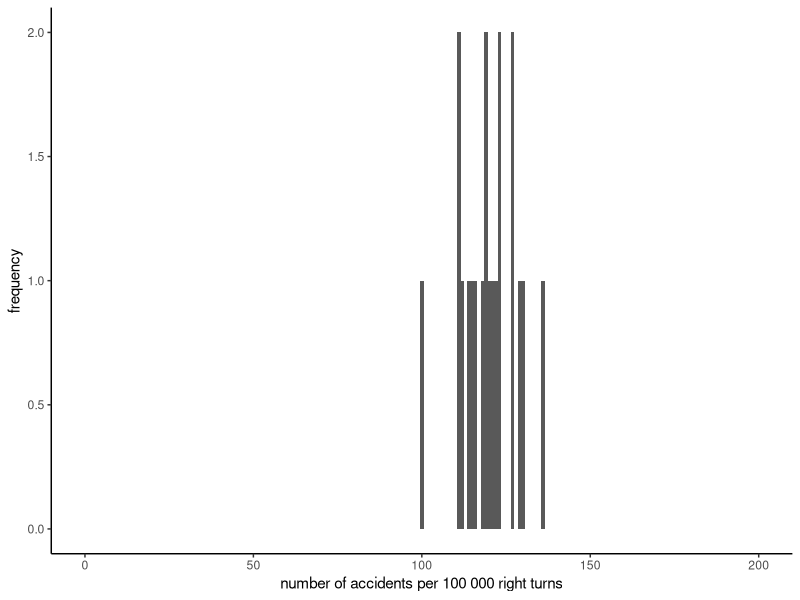
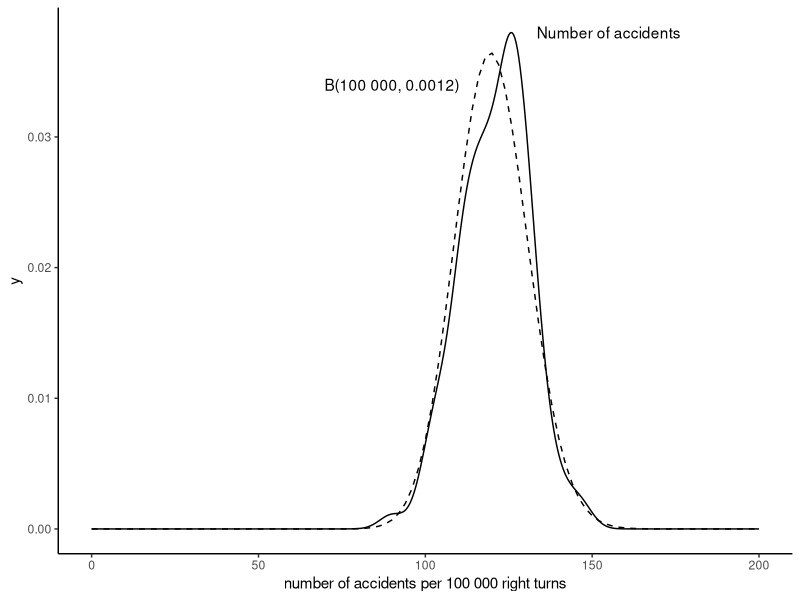
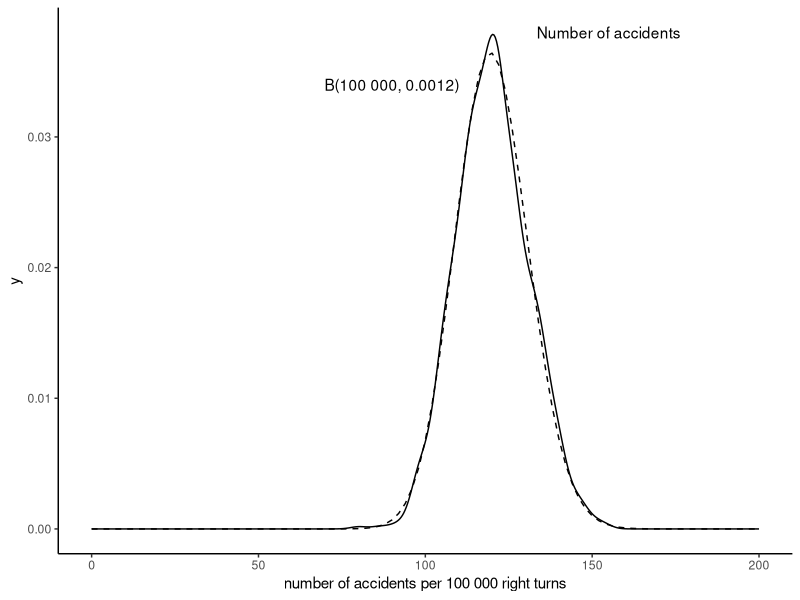
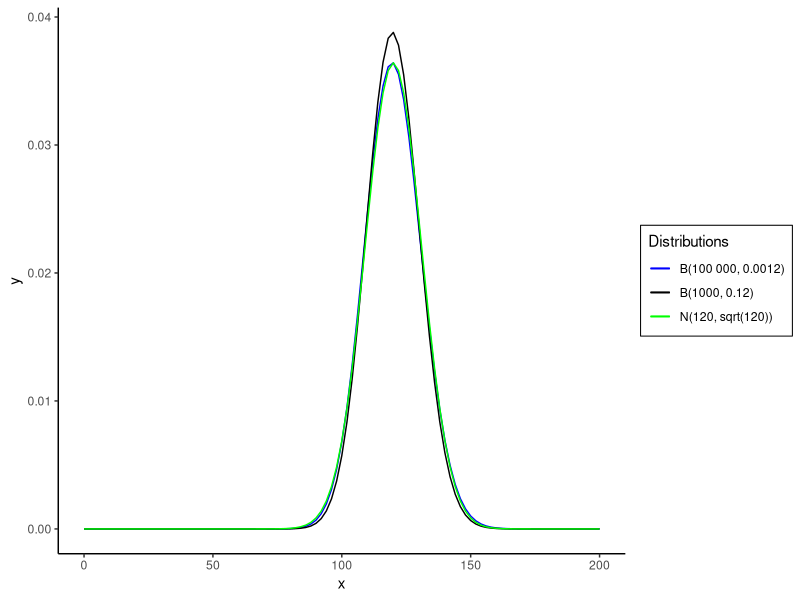
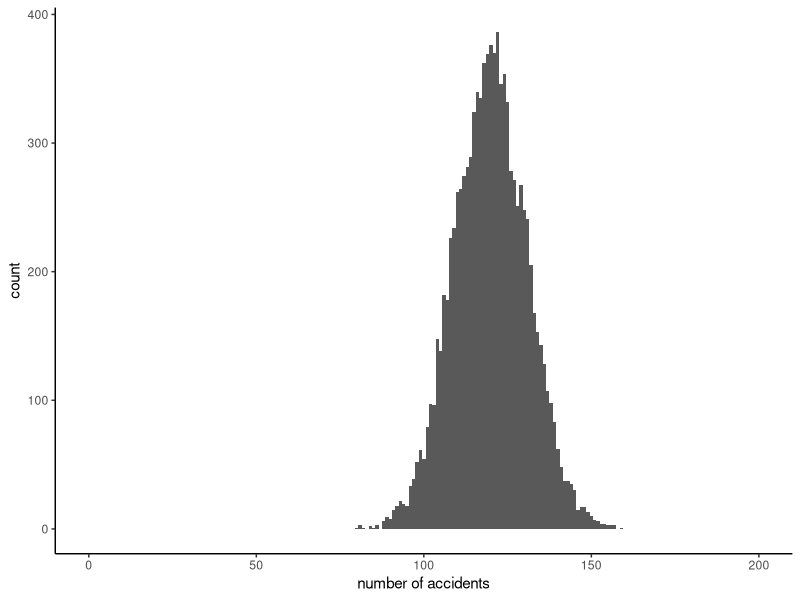
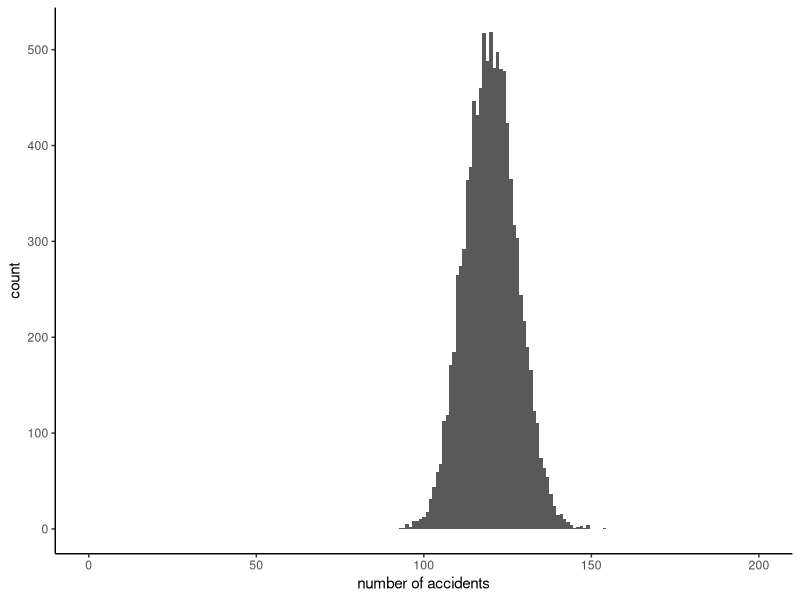
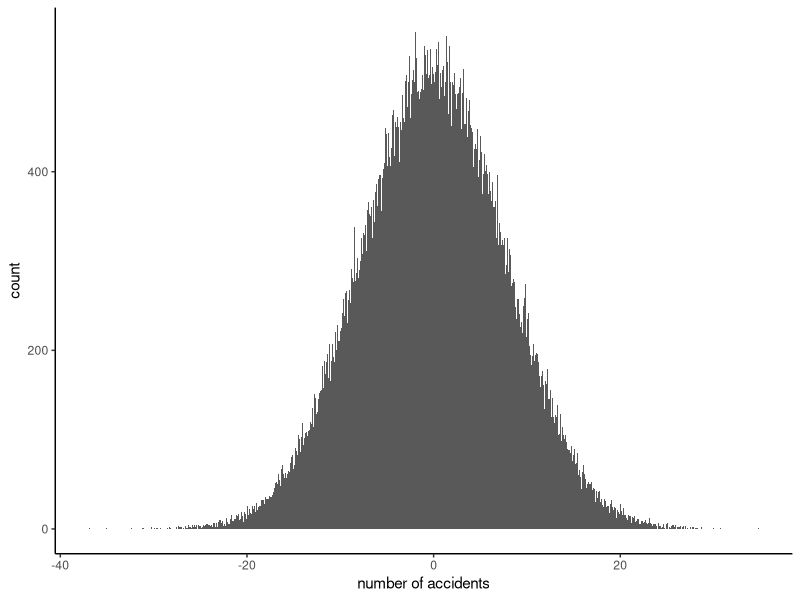
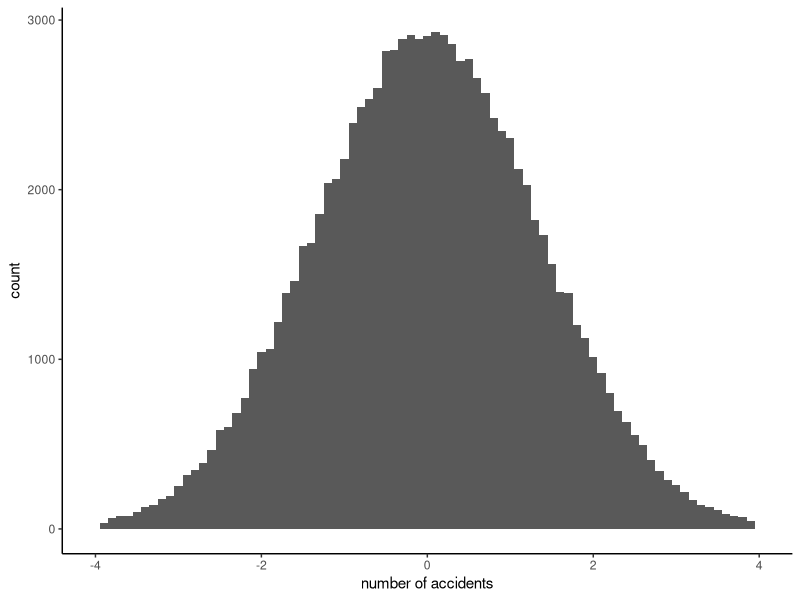

These charts were generated, in order, by the following R code:
## ---- chunk 1
knitr::opts_chunk$set(echo = TRUE)
## ---- chunk 2
library(tidyverse)
library(gridExtra)
## ---- chunk 3
# Convert array of numbers to dataframe with single column.
numbers2df <- function(X) {
  X <- as.numeric(X) # I don't know why, but plotting libraries need this.
  X <- tibble(X = X) # # ggplot needs a dataframe.
  return(X)
}

# Transparant theme for ggplot which looks better on website.
transparent_theme <- theme(
    panel.background = element_rect(fill = "transparent"), # bg of the panel
    plot.background = element_rect(fill = "transparent", color = NA), # bg of the plot
    panel.grid.major = element_blank(), # get rid of major grid
    panel.grid.minor = element_blank(), # get rid of minor grid
    legend.background = element_rect(fill = "transparent"), # get rid of legend bg
    legend.box.background = element_rect(fill = "transparent"), # get rid of legend panel bg
    legend.key = element_rect(fill = "transparent", colour = NA), # get rid of key legend fill, and of the surrounding
    axis.line = element_line(colour = "black") # adding a black line for x and y axis
)

image.path <- function(filename) sprintf("../images/power/%s.svg", filename)
## ---- chunk 4
# Remove all images to avoid unused images to be kept.
unlink(image.path("*"))
## ---- chunk 5
set.seed(2020-02-10)

P_with = 0.0012

run_trial <- function(n_samples, P) {
  X <- runif(1:n_samples, 0, 1)
  # Number of accidents after taking n samples.
  return(sum(X < P))
}

run_trials <- function(n_samples, P, n_trials) {
  results <- 1:n_trials %>% map(function(x) run_trial(n_samples, P))
  return(numbers2df(results))
}

my_round <- function(x) format(round(x, 1), nsmall = 1)
variance <- function() TeX('$\\mu^2')
mean_var <- function(X) sprintf("mean = %s, and variance = %s", my_round(mean(X)), my_round(var(X)))

n_samples = 100000 # sample size per trial.

ggplot_hist <- function(n_samples, name, P, n_trials) {
  df <- run_trials(n_samples, P, n_trials)
  print(mean_var(df$X))
  p <- ggplot(df, aes(X)) + 
    geom_histogram(binwidth = 1) +
    xlab("number of accidents per 100 000 right turns") +
    ylab("frequency") +
    scale_x_continuous(limits = c(0, 200)) + 
    transparent_theme
  ggsave(file=image.path(name), plot=p, width=7, height=4, bg="transparent")
  return(p)
}

ggplot_dens <- function(n_samples, name, P, n_trials) {
  df <- run_trials(n_samples, P, n_trials)
  print(mean_var(df$X))
  p <- ggplot(df, aes(X)) + 
    geom_density() +
    xlab("number of accidents per 100 000 right turns") +
    scale_x_continuous(limits = c(0, 200)) + 
    transparent_theme +
    stat_function(fun=dbinom, args = list(size = 100000, prob = P_with), linetype="dashed") +
    annotate("text", 155, 0.038, label = "Number of accidents") +
    annotate("text", 90, 0.034, label = "B(100 000, 0.0012)")
  ggsave(file=image.path(name), plot=p, width=7, height=4, bg="transparent")
  return(p)
}

ggplot_hist(n_samples, "multiple-years", P_with, 20)
ggplot_dens(n_samples, "many-years", P_with, 100)
ggplot_dens(n_samples, "many-many-years", P_with, 1000)
## ---- chunk 6
mu.n <- 120

p <- ggplot(data.frame(x = c(0,200)), aes(x)) +
  stat_function(fun=dbinom, args = list(size = 100000, prob = 0.0012), show.legend = TRUE, aes(colour = "B(100 000, 0.0012)")) +
  stat_function(fun=dbinom, args = list(size = 1000, prob = 0.12), show.legend = TRUE, aes(colour = "B(1000, 0.12)")) +
  stat_function(fun=dnorm, args = list(mean = mu.n, sd = sqrt(mu.n)), show.legend = TRUE, aes(colour = "N(120, sqrt(120))")) +
  transparent_theme +
  scale_colour_manual("Distributions", values = c("blue", "black", "green"))
ggsave(file=image.path("binomial-and-normal-distributions"), plot=p, width=7, height=4, bg="transparent")
p
## ---- chunk 7
# Make more generic than above. 
# For the plot take a function.

# Returns a combined plot for a histogram function and distribution function.
plot_hist_and_fn <- function(n, hist_fn, name, dist_fn) {
  df <- numbers2df(1:n %>% map(hist_fn))
  print(mean_var(df$X))
  p = ggplot(df, aes(X)) + 
    geom_histogram(binwidth=1) +
    xlab("number of accidents per 100 000 right turns") +
    ylab("frequency") +
    scale_x_continuous(limits = c(0, 200)) + 
    transparent_theme + 
    stat_function(fun=dist_fn, colour="blue")
  # ggsave(file=image.path(name), plot=p, bg="transparent")
  return(p)
}
## ---- chunk 8
set.seed(2020-02-09) # To allow reproducing this section separately.
## ---- chunk 9
sd <- sqrt(mu.n)
generate_sample <- function(n) mean(rnorm(n, mean = mu.n, sd = sd))

generate_samples <- function(n_samples, n_trials) {
  results <- 1:n_trials %>% map(function(x) generate_sample(n_samples))
  return(results)
}

ggplot_dens <- function(n_samples, n_trials, name) {
  df <- numbers2df(generate_samples(n_samples, n_trials))
  print(mean_var(df$X))
  p <- ggplot(df, aes(X)) + 
    geom_histogram(binwidth=1) +
    xlab("number of accidents") +
    scale_x_continuous(limits = c(0, 200)) + 
    transparent_theme
  ggsave(file=image.path(name), plot=p, width=7, height=4, bg="transparent")
  return(p)
}

n_trials <- 10000
ggplot_dens(1, n_trials, "one-sample-distribution")
ggplot_dens(2, n_trials, "two-sample-distribution")

dnorm(mu.n, mean=mu.n, sd=sd)
dnorm(120, mean=mu.n, sd=sd)

# Remove population mean
generate_Si <- function(n) rnorm(n, mean=mu.n, sd=sd)
df <- tibble(Samples = 1:1e5 %>% map(function(x) generate_Si(2)))
df$Mean <- as.numeric(df$Samples %>% map(mean))
df$Sd <- as.numeric(df$Samples %>% map(function(x) sd(x, na.rm=TRUE)))
df$X <- as.numeric(df$Mean - mu.n)

p <- ggplot(df, aes(X)) + 
  geom_histogram(binwidth = 0.1) +
  xlab("number of accidents") +
  transparent_theme
ggsave(file=image.path("two-sample-without-mean"), plot=p, width=7, height=4, bg="transparent")
p

# Remove distribution's standard deviation
df$W <- df$X / (sqrt(65) / sqrt(2))
p <- ggplot(df, aes(W)) + 
  geom_histogram(binwidth = 0.1) +
  scale_x_continuous(limits = c(-4, 4)) + 
  xlab("number of accidents") +
  transparent_theme
ggsave(file=image.path("two-sample-without-sd"), plot=p, bg="transparent")
p

# Add t distribution
p <- ggplot(df, aes(W)) + 
  geom_density() +
  xlab("number of accidents") +
  transparent_theme + 
  scale_y_continuous(limits = c(0, 0.42)) + 
  scale_x_continuous(limits = c(-4, 4)) + 
  stat_function(fun=dt, args=list(df = 1), show.legend = TRUE, aes(colour = "T(1)"))
ggsave(file=image.path("two-sample-with-t-1"), plot=p, width=7, height=4, bg="transparent")
p
## ---- chunk 10
p <- ggplot(data.frame(x = c(-4,4)), aes(x)) +
  stat_function(fun=dnorm, args = list(mean = 0, sd = 1)) +
  stat_function(fun=dt, args = list(df = 5), linetype="dotted") +
  stat_function(fun=dt, args = list(df = 1), linetype="dashed") +
  transparent_theme +
  annotate("text", 0, 0.42, label = "N(0, 1)") +
  annotate("text", 0, 0.35, label = "T(5)") +
  annotate("text", 0, 0.28, label = "T(1)") +
  scale_colour_manual("Distributions", values = c("blue", "black", "green", "red"))
ggsave(file=image.path("normal-and-t-distributions"), width=7, height=4, plot=p, bg="transparent")
p
## ---- chunk 11
set.seed(2020-02-13)
n_samples <- 12
samples <- tibble(
  index = 1:n_samples,
  without = as.numeric(map(rnorm(n_samples, mean = 100, sd = sqrt(mu.n)), my_round)),
  with = as.numeric(map(rnorm(n_samples, mean = mu.n, sd = sqrt(mu.n)), my_round))
)
head(samples, 10)
## ---- chunk 12
n = 2
x = samples$with[1:n]
t = (mean(x) - 100) /(sd(x) / sqrt(n))
t
s <- sd(x)
sprintf("s: %s", s)

# Two-sided 95% CI
qt(0.975, df=n-1)

t.test(x, mu = 100, alternative="two.sided", var.equal = TRUE)
## ---- chunk 13
n = 2
right.one.sided <- qt(0.80, df=n-1)
right.one.sided

p <- ggplot(data.frame(x = c(-4,4)), aes(x)) +
  stat_function(fun=dt, args = list(df = n-1), colour="black") +
  stat_function(fun=dt, args = list(df = n-1), xlim=c(-4,right.one.sided), geom="area", alpha=0.4, fill="blue", show.legend = FALSE) +
  stat_function(fun=dt, args = list(df = n-1), xlim=c(-right.one.sided,right.one.sided), geom="area", alpha=0.2, fill="blue", show.legend = TRUE) +
  transparent_theme +
  annotate("text", -2.8, 0.38, label = "20%") +
  annotate("text", -right.one.sided - 0.25, 0.35, label = "-a") +
  geom_vline(aes(xintercept=-right.one.sided), colour="blue", alpha=0.2, linetype="dashed") +
  annotate("text", 0, 0.38, label = "60%") +
  geom_vline(aes(xintercept=right.one.sided), colour="blue", alpha=0.2, linetype="dashed") +
  annotate("text", 2.8, 0.38, label = "20%") +
  ylab("probability") +
  annotate("text", right.one.sided - 0.25, 0.35, label = "a") +
  theme(legend.position = "none")
ggsave(file=image.path("t-one-versus-two-sided"), width=8, height=4, plot=p, bg="transparent")
p
## ---- chunk 14
one.sided.95 <- qt(0.95, df=1)
two.sided.95 <- qt(0.975, df=1)
round.3 <- function(x) format(round(x, 3), nsmall=3)

p <- ggplot(data.frame(x = c(-0.5,5)), aes(x)) +
  stat_function(fun=dt, args = list(df = 1), show.legend = FALSE, aes(colour = "T(n-1) = T(1)")) +
  transparent_theme +
  geom_vline(aes(xintercept=one.sided.95, colour = sprintf("x = %s (one-sided 95%% critical value)", round.3(one.sided.95))), linetype="dashed") +
  geom_vline(aes(xintercept=two.sided.95, colour = sprintf("x = %s (two-sided 95%% critical value)", round.3(two.sided.95))), linetype="dashed") +
  geom_vline(aes(xintercept=t, colour = sprintf("x = %s (calculated t-value)", round.3(t))), linetype="dashed") +
  ylab("probability") + 
  theme(legend.title = element_blank())
ggsave(file=image.path("t-and-critical-values"), width=7, height=3, plot=p, bg="transparent")
p
## ---- chunk 15
get.p <- function(n, alternative, use.population=FALSE) {
  X <- samples$without[1:n]
  Y <- samples$with[1:n]
  if (use.population) {
    return(t.test(Y, mu = 100, alternative = alternative, var.equal = TRUE)$p.value)
  } else {
    return(t.test(Y, X, alternative = alternative, var.equal = TRUE)$p.value)
  }
}

plot.power <- function(name, use.population=FALSE) {
  df <- tibble(x = 2:n_samples)
  df$p.greater <- as.numeric(df$x %>% map(function(x) get.p(x, "greater", use.population = use.population)))
  df$p.two.sided <- as.numeric(df$x %>% map(function(x) get.p(x, "two.sided", use.population = use.population)))
  
  df1 <- tibble(x = 2:n_samples)
  df1$p <- as.numeric(df$x %>% map(function(x) get.p(x, "two.sided", use.population = use.population)))
  df1$alternative = "two.sided"
  
  df2 <- tibble(x = 2:n_samples)
  df2$p <- as.numeric(df$x %>% map(function(x) get.p(x, "greater", use.population = use.population)))
  df2$alternative = "greater"
  
  df3 <- tibble(x = 2:n_samples)
  df3$p <- as.numeric(df$x %>% map(function(x) get.p(x, "less", use.population = use.population)))
  df3$alternative = "less"
  
  df <- rbind(df1, df2, df3)
  
  # To compare manual calculations to.
  head(df2, 3)
  head(df1, 3)
  
  p <- ggplot(df, aes(x, p)) +
    geom_point(aes(colour = alternative)) +
    scale_x_continuous(breaks = 1:n_samples) +
    geom_hline(yintercept = 0.05) + 
    geom_line(aes(colour = alternative)) +
    annotate("text", n_samples - 1, 0.05, vjust = -1, label = "p = 0.05") +
    xlab("sample size") +
    ylab("p-value") + 
    transparent_theme 
  ggsave(file=image.path(name), plot=p, bg="transparent")
  return(p)
}

plot.power("power-one-sample", use.population = TRUE)
plot.power("power-two-sample", use.population = FALSE)
## ---- chunk 16
library(pwr)
# Checkout the generated html to see variable name and output.
samples_a <- samples$with[1:2]
samples_a
samples_b <- samples$without[1:2]
samples_b
s_a <- sd(samples_a)
s_a
s_b <- sd(samples_b)
s_b
m_a <- mean(samples_a)
m_a
m_b <- mean(samples_b)
m_b

s_p <- sqrt((s_a^2 + s_b^2) / 2)
s_p
d <- (m_a - m_b) / s_p
d
pwr.t.test(n=2, d=d, sig.level=0.05, alternative="two.sided")
  
## ---- chunk 17
plot.d <- function(n, name) {
  
  get.d <- function(n) {
    S_a <- samples$with[1:n]
    S_b <- samples$without[1:n]
    
    s_p <- function(S_a, S_b) sqrt((sd(S_a)^2 + sd(S_b)^2) / 2)
    d <- function(S_a, S_b) (mean(S_a) - mean(S_b)) / s_p(S_a, S_b)
    
    print(sprintf("n: %s, s_p: %s, d: %s", n, s_p(S_a, S_b), d(S_a, S_b)))
    return(d(S_a, S_b))
  }
  
  get.d(2)
  df <- tibble(x = 2:n)
  df$d <- as.numeric(df$x %>% map(get.d))
  
  print(head(df, 4))
  
  p <- ggplot(df, aes(x, d)) +
    geom_point() +
    geom_line() +
    scale_x_continuous(breaks = 1:n_samples) +
    xlab("sample size") +
    expand_limits(y=0) + 
    ylab("Cohen's d") + 
    transparent_theme 
  ggsave(file=image.path(name), width=7, height=3, plot=p, bg="transparent")
  return(p)
}

plot.d(12, "d")
## ---- chunk 18
# Estimating effect size as a function of n, d, and alpha
# This assumes that our effect size is 1.
# Combine plot with one for effect size is 0.5.
pwr.t.test(n=2, d=1, sig.level=0.05, alternative="two.sided")

partial.test.8 <- function(n) pwr.t.test(n=n, d=0.8, sig.level=0.05, alternative="two.sided")$power
partial.test.5 <- function(n) pwr.t.test(n=n, d=0.5, sig.level=0.05, alternative="two.sided")$power
partial.test.2 <- function(n) pwr.t.test(n=n, d=0.2, sig.level=0.05, alternative="two.sided")$power

p <- ggplot(data.frame(x = c(2, 200)), aes(x)) +
  stat_function(fun=partial.test.8) +
  stat_function(fun=partial.test.5) +
  stat_function(fun=partial.test.2) +
  ylab("power") +
  xlab("sample size") +
  transparent_theme +
  annotate("text", 25, 0.95, label="d = 0.80") +
  annotate("text", 60, 0.65, label="d = 0.50") + 
  annotate("text", 120, 0.4, label="d = 0.20")
ggsave(file=image.path("varying-d"), width=7, height=4, plot=p, bg="transparent")
p
## ---- chunk 19
# For example in text
pwr.t.test(d=0.5, power=0.6, sig.level=0.05, alternative="two.sided")
pwr.t.test(n=2, d=0.5, sig.level=0.05, alternative="two.sided")
## ---- chunk 20
# Type I error versus type II error
partial.test.n2 <- function(a) pwr.t.test(n=2, d=0.5, sig.level=a, alternative="two.sided")$power
partial.test.n20 <- function(a) pwr.t.test(n=20, d=0.5, sig.level=a, alternative="two.sided")$power
partial.test.n80 <- function(a) pwr.t.test(n=80, d=0.5, sig.level=a, alternative="two.sided")$power

p <- ggplot(data.frame(x = c(0,1)), aes(x)) +
  stat_function(fun=partial.test.n2) +
  stat_function(fun=partial.test.n20) +
  stat_function(fun=partial.test.n80) +
  ylab("power") +
  xlab("significance level") +
  scale_x_continuous(trans = "reverse") +
  transparent_theme +
  annotate("text", 0.50, 0.45, label="n = 2") +
  annotate("text", 0.32, 0.65, label="n = 20") +
  annotate("text", 0.12, 0.85, label="n = 80") +
  geom_vline(aes(xintercept=0.05), linetype="dashed") +
  annotate("text", 0.13, 0.02, label="p = 0.05")
ggsave(file=image.path("varying-n"), width=7, height=4, plot=p, bg="transparent")
p

## ---- chunk 21
pwr.t.test(n=2, d=0.5, sig.level=0.05, alternative="two.sided")$power
pwr.t.test(n=20, d=0.5, sig.level=0.05, alternative="two.sided")$power
pwr.t.test(n=80, d=0.5, sig.level=0.05, alternative="two.sided")$power
## ---- chunk 22
sessionInfo()
